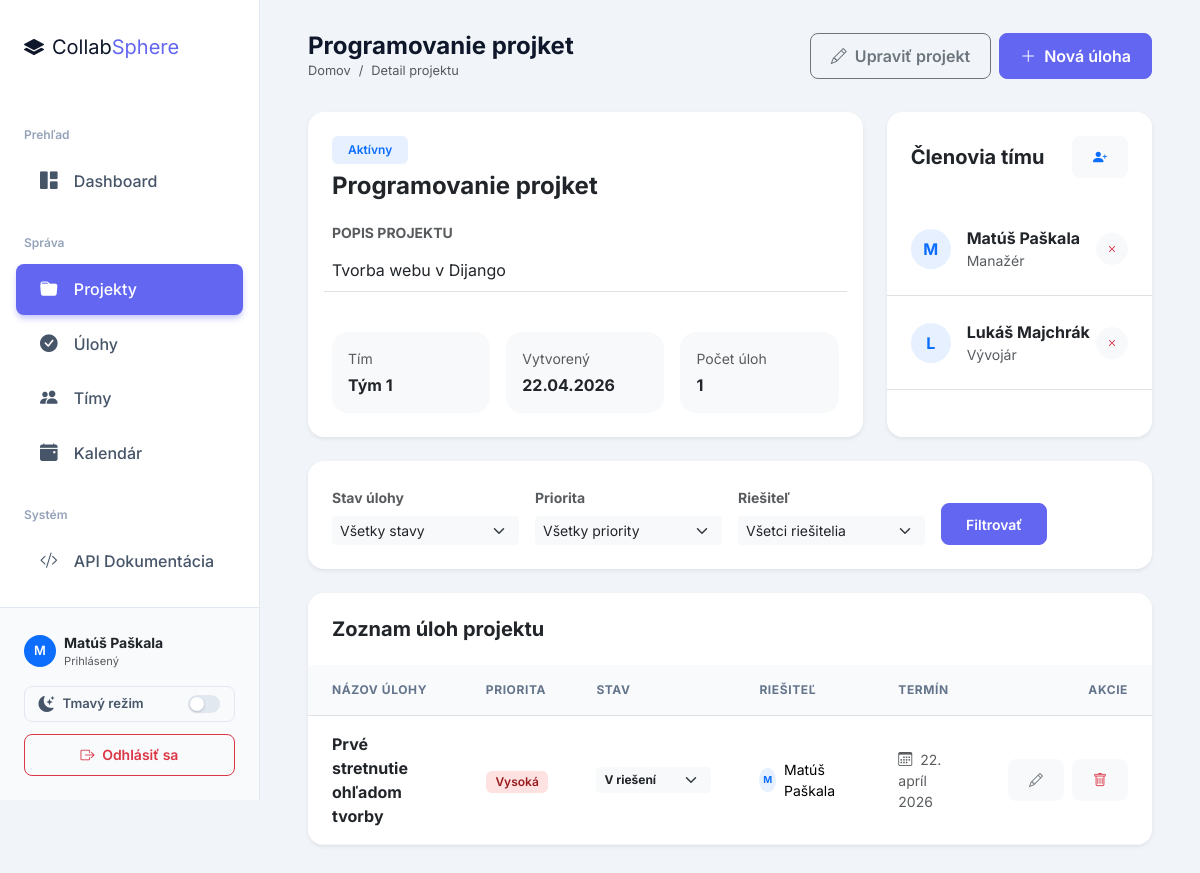
/projects/1/ (signed in), run on an earlier commit of the app's database.
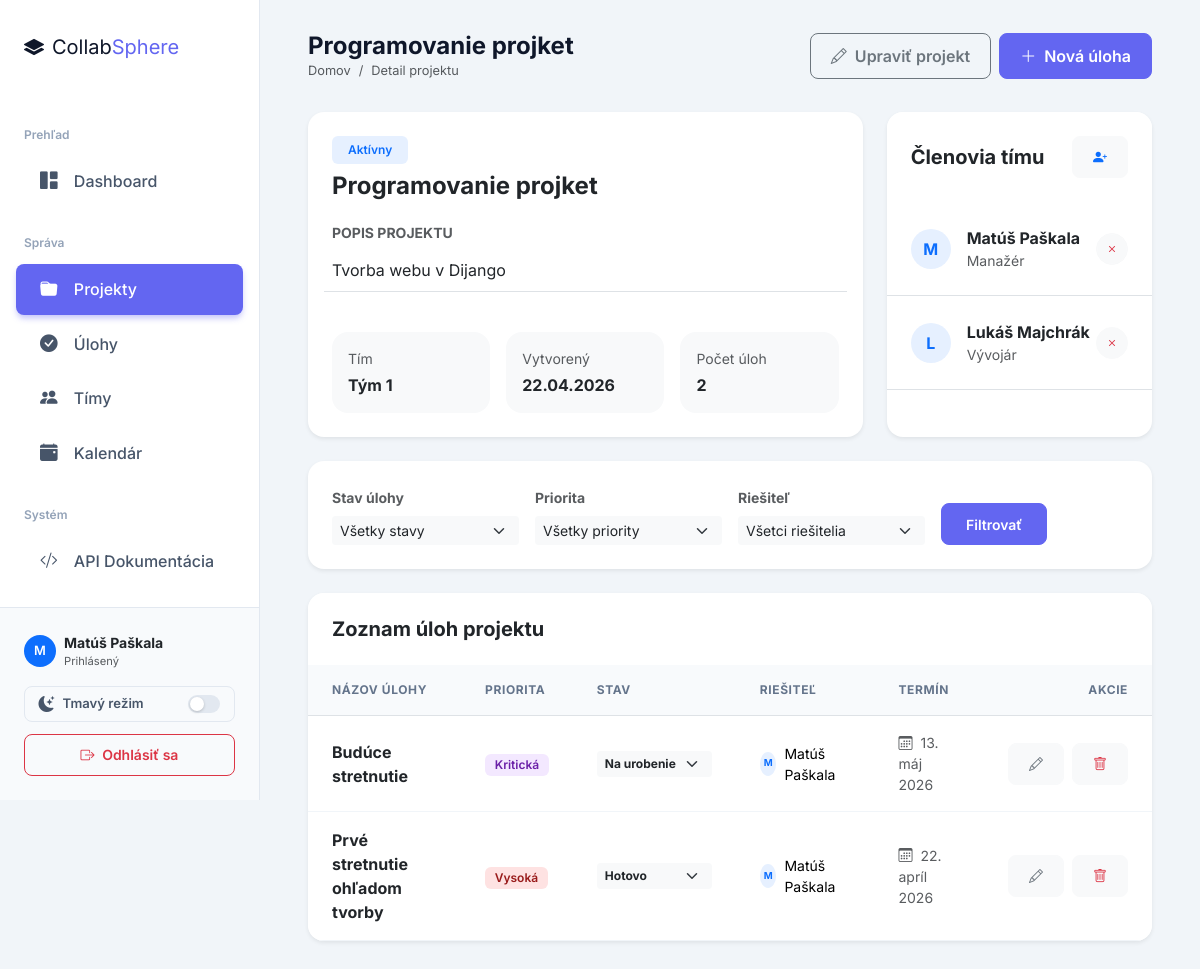
And on a later commit of the database.
### projects/models.py (models this page shows, shortened)
class Membership(models.Model):
    ROLE_CHOICES = [
        ('manager', 'Manažér'),
        ('developer', 'Vývojár'),
        ('designer', 'Dizajnér'),
        ('tester', 'Tester'),
        ('analyst', 'Analytik'),
    ]
    user = models.ForeignKey(User, on_delete=models.CASCADE, verbose_name='Používateľ')
    project = models.ForeignKey(Project, on_delete=models.CASCADE, verbose_name='Projekt')
    role = models.CharField(max_length=20, choices=ROLE_CHOICES, default='developer', verbose_name='Rola v projekte')
    joined_at = models.DateField(auto_now_add=True, verbose_name='Dátum priradenia')
    class Meta:
        verbose_name = 'Členstvo'
        verbose_name_plural = 'Členstvá'
        unique_together = ('user', 'project')

class Task(models.Model):
    PRIORITY_CHOICES = [
        ('low', 'Nízka'),
        ('medium', 'Stredná'),
        ('high', 'Vysoká'),
        ('critical', 'Kritická'),
    ]
    STATUS_CHOICES = [
        ('todo', 'Na urobenie'),
        ('in_progress', 'V riešení'),
        ('review', 'Na kontrole'),
        ('done', 'Hotovo'),
    ]
    name = models.CharField(max_length=200, verbose_name='Názov')
    description = models.TextField(blank=True, verbose_name='Popis')
    priority = models.CharField(max_length=10, choices=PRIORITY_CHOICES, default='medium', verbose_name='Priorita')
    deadline = models.DateField(null=True, blank=True, verbose_name='Termín')
    status = models.CharField(max_length=15, choices=STATUS_CHOICES, default='todo', verbose_name='Stav')
    project = models.ForeignKey(Project, on_delete=models.CASCADE, related_name='tasks', verbose_name='Projekt')
    assignee = models.ForeignKey(User, on_delete=models.SET_NULL, null=True, blank=True,related_name='tasks', verbose_name='Riešiteľ')
    created_at = models.DateTimeField(auto_now_add=True)
    class Meta:
        verbose_name = 'Úloha'
        verbose_name_plural = 'Úlohy'
        ordering = ['-created_at']

### projects/views.py (the view)
# urls.py: path('projects/<int:pk>/', views.project_detail, name='project_detail'),
@login_required
def project_detail(request, pk):
    is_manager = request.user.groups.filter(name='manager').exists()
    if is_manager:
        project = get_object_or_404(Project, pk=pk)
    else:
        project = get_object_or_404(Project, pk=pk, members=request.user)
    tasks = project.tasks.select_related('assignee')
    memberships = Membership.objects.filter(project=project).select_related('user')
    status_filter = request.GET.get('status', '')
    priority_filter = request.GET.get('priority', '')
    assignee_filter = request.GET.get('assignee', '')
    if status_filter:
        tasks = tasks.filter(status=status_filter)
    if priority_filter:
        tasks = tasks.filter(priority=priority_filter)
    if assignee_filter:
        tasks = tasks.filter(assignee_id=assignee_filter)
    return render(request, 'projects/project_detail.html', {
        'project': project,
        'tasks': tasks,
        'memberships': memberships,
        'status_filter': status_filter,
        'priority_filter': priority_filter,
        'assignee_filter': assignee_filter,
        'task_status_choices': Task.STATUS_CHOICES,
        'task_priority_choices': Task.PRIORITY_CHOICES,
        'is_manager': is_manager,
    })

### templates/projects/project_detail.html (shortened to what the changed rows need)
{% extends "base.html" %}
{% block content %}
<div class="row g-4 mb-4">
    <div class="col-lg-8">
        <div class="card border-0 shadow-sm h-100">
            <div class="card-body p-4">
                <div class="row g-3 pt-4 border-top">
                    <div class="col-sm-4">
                        <div class="p-3 bg-light rounded-4">
                            <div class="small text-muted mb-1">Počet úloh</div>
                            <div class="fw-bold text-dark">{{ tasks|length }}</div>
                        </div>
                    </div>
                </div>
            </div>
        </div>
    </div>
    <div class="col-lg-4">
        <div class="card border-0 shadow-sm h-100">
            <div class="card-body p-0">
                <div class="list-group list-group-flush">
                    {% for m in memberships %}
                    <div class="list-group-item p-4 border-0 border-bottom d-flex justify-content-between align-items-center">
                        <div class="d-flex align-items-center">
                            <div class="avatar-md bg-primary bg-opacity-10 text-primary rounded-circle d-flex align-items-center justify-content-center me-3" style="width: 40px; height: 40px; font-weight: 700;">
                                {{ m.user.username|slice:":1"|upper }}
                            </div>
                            <div>
                                <div class="fw-bold text-dark">{{ m.user.get_full_name|default:m.user.username }}</div>
                                <div class="small text-muted">{{ m.get_role_display }}</div>
                            </div>
                        </div>
                        {% if is_manager %}
                        <form method="post" action="{% url 'membership_remove' project.pk m.user.pk %}" onsubmit="return confirm('Naozaj chcete odstrániť tohto člena z projektu?')">
                            <button class="btn btn-sm btn-light text-danger rounded-circle" style="width: 32px; height: 32px; padding: 0;">
                                <i class="bi bi-x"></i>
                            </button>
                        </form>
                        {% endif %}
                    </div>
                    {% empty %}
                    <div class="text-center py-5 text-muted">
                        <i class="bi bi-people fs-2 d-block mb-2"></i>
                        Žiadni členovia
                    </div>
                    {% endfor %}
                </div>
            </div>
        </div>
    </div>
</div>
<div class="card border-0 shadow-sm overflow-hidden mb-5">
    <div class="table-responsive">
        <table class="table align-middle mb-0">
            <thead>
                <tr>
                    <th>Názov úlohy</th>
                    <th>Priorita</th>
                    <th>Stav</th>
                    <th>Riešiteľ</th>
                    <th>Termín</th>
                    <th class="text-end">Akcie</th>
                </tr>
            </thead>
            <tbody>
                {% for t in tasks %}
                <tr>
                    <td>
                        <a href="{% url 'task_detail' t.pk %}" class="text-decoration-none fw-bold text-dark">{{ t.name }}</a>
                    </td>
                    <td>
                        <span class="badge badge-priority-{{ t.priority }}">{{ t.get_priority_display }}</span>
                    </td>
                    <td>
                        {% if is_manager or t.assignee == request.user %}
                        <form method="post" action="{% url 'task_change_status' t.pk %}" class="d-inline">
                            <select name="status" class="form-select form-select-sm border-0 bg-light fw-bold" style="width:auto; font-size: 0.75rem;" onchange="this.form.submit()">
                                {% for val, label in task_status_choices %}
                                <option value="{{ val }}" {% if t.status == val %}selected{% endif %}>{{ label }}</option>
                                {% endfor %}
                            </select>
                        </form>
                        {% else %}
                        <span class="badge badge-status-{{ t.status }}">{{ t.get_status_display }}</span>
                        {% endif %}
                    </td>
                    <td>
                        <div class="d-flex align-items-center">
                            {% if t.assignee %}
                                <div class="avatar-xs bg-primary bg-opacity-10 text-primary rounded-circle d-flex align-items-center justify-content-center me-2" style="width: 24px; height: 24px; font-size: 0.6rem; font-weight: 700;">
                                    {{ t.assignee.username|slice:":1"|upper }}
                                </div>
                                <span class="small">{{ t.assignee.get_full_name|default:t.assignee.username }}</span>
                            {% else %}
                                <div class="avatar-xs bg-secondary bg-opacity-10 text-secondary rounded-circle d-flex align-items-center justify-content-center me-2" style="width: 24px; height: 24px; font-size: 0.6rem; font-weight: 700;">
                                    ?
                                </div>
                                <span class="small text-muted">Nepriradené</span>
                            {% endif %}
                        </div>
                    </td>
                    <td>
                        <div class="small text-muted">
                            <i class="bi bi-calendar3 me-1"></i> {{ t.deadline|default:"—" }}
                        </div>
                    </td>
                    <td class="text-end">
                        <div class="d-flex justify-content-end gap-2">
                            {% if is_manager %}
                            <a href="{% url 'task_edit' t.pk %}" class="btn btn-sm btn-light text-secondary">
                                <i class="bi bi-pencil"></i>
                            </a>
                            <a href="{% url 'task_delete' t.pk %}" class="btn btn-sm btn-light text-danger">
                                <i class="bi bi-trash"></i>
                            </a>
                            {% endif %}
                        </div>
                    </td>
                </tr>
                {% endfor %}
            </tbody>
        </table>
    </div>
</div>
{% endblock %}

What changed in the data, as far as the page shows it:
added Task: name "Budúce stretnutie", priority "Kritická", status "Na urobenie", assignee.username "M", assignee.get_full_name "Matúš Paškala", deadline "13. máj 2026"
changed Task "Prvé stretnutie ohľadom tvorby": status "V riešení" → "Hotovo"
Also different on the page:
{{ tasks|length }}: "1" → "2"
